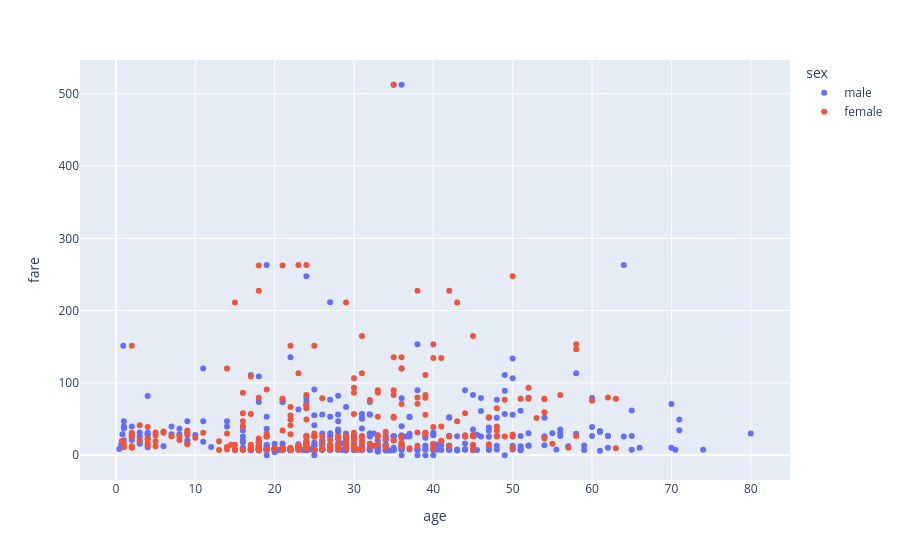

The notebook cell saved with this chart:
### Code cell
# import plotly
import plotly.express as px
fig = px.scatter(df,x='age',y= 'fare', color='sex')
fig.show()

### Figure 1 — Plotly figure (JSON) as saved in the notebook; plotly's stock layout.template omitted (floating-point values rounded to 4 significant figures; data arrays with more than 128 entries replaced by an {"elided": "..."} marker saying what was removed)
{"data": [{"hovertemplate": "sex=male<br>age=%{x}<br>fare=%{y}<extra></extra>", "legendgroup": "male", "marker": {"color": "#636efa", "symbol": "circle"}, "mode": "markers", "name": "male", "orientation": "v", "showlegend": true, "type": "scatter", "x": {"elided": "577 float values"}, "xaxis": "x", "y": {"elided": "577 float values"}, "yaxis": "y"}, {"hovertemplate": "sex=female<br>age=%{x}<br>fare=%{y}<extra></extra>", "legendgroup": "female", "marker": {"color": "#EF553B", "symbol": "circle"}, "mode": "markers", "name": "female", "orientation": "v", "showlegend": true, "type": "scatter", "x": {"elided": "314 float values"}, "xaxis": "x", "y": {"elided": "314 float values"}, "yaxis": "y"}], "layout": {"legend": {"title": {"text": "sex"}, "tracegroupgap": 0}, "margin": {"t": 60}, "xaxis": {"anchor": "y", "domain": [0, 1], "title": {"text": "age"}}, "yaxis": {"anchor": "x", "domain": [0, 1], "title": {"text": "fare"}}}}
